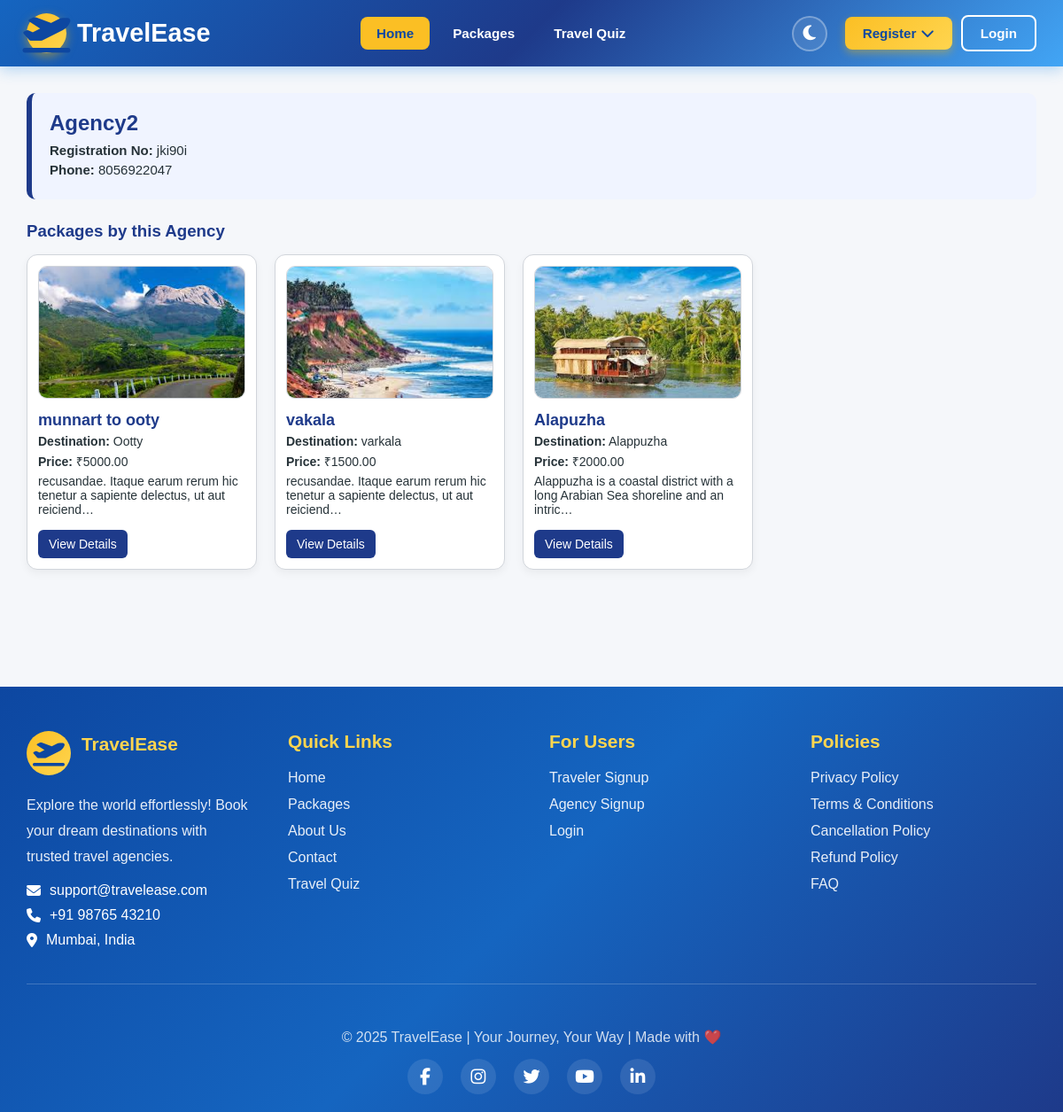
The page /agency/agency/3/ on the database its author committed.
### agency/models.py (models this page shows, shortened)
class AgencyProfile(models.Model):
    user = models.OneToOneField(settings.AUTH_USER_MODEL, on_delete=models.CASCADE)
    agency_name = models.CharField(max_length=150)
    registration_number = models.CharField(max_length=100)
    agency_address = models.CharField(max_length=255, blank=True, null=True)
    phone_number = models.CharField(max_length=20, blank=True, null=True)
    description = models.TextField(blank=True, null=True)
    contact_email = models.EmailField(null=True, blank=True)

class Travelpackage(models.Model):
    agency = models.ForeignKey(AgencyProfile, on_delete=models.CASCADE, related_name='packages')
    destination = models.ForeignKey(Destination, on_delete=models.CASCADE, related_name='packages')
    package_name = models.CharField(max_length=150)
    price = models.DecimalField(max_digits=10, decimal_places=2)
    duration = models.CharField(max_length=50, help_text="e.g. 5 Days / 4 Nights")
    description = models.TextField()
    image = models.ImageField(upload_to='packages/', blank=True, null=True)
    created_at = models.DateTimeField(default=timezone.now)
    people_count=models.PositiveIntegerField(default=1)
    package_type = models.CharField(max_length=20, choices=PACKAGE_TYPES, null=True, blank=True)
    climate = models.CharField(max_length=50, blank=True, null=True)  # e.g. 'cold', 'warm', 'tropical'
    activity_type = models.CharField(max_length=50, blank=True, null=True)  # e.g. 'adventure', 'relaxation'

### app_admin/models.py (models this page shows, shortened)
class Destination(models.Model):
    name = models.CharField(max_length=200)
    description = models.TextField()
    image = models.ImageField(upload_to='destinations/')  # requires MEDIA setup
    location = models.CharField(max_length=200, blank=True)

### agency/views.py (the view)
# urls.py: path('agency/<int:agency_id>/', views.agency_detail, name='agency_detail'),
def agency_detail(request, agency_id):
    agency = get_object_or_404(AgencyProfile, id=agency_id)
    return render(request, 'agency/agency_detail.html', {'agency': agency})

### templates/agency/agency_detail.html (shortened to what this page needs)
{% extends 'base.html' %}
{% block content %}
<div class="agency-header">
    <h2>{{ agency.agency_name }}</h2>
    <p><strong>Registration No:</strong> {{ agency.registration_number }}</p>
    {% if agency.phone_number %}
        <p><strong>Phone:</strong> {{ agency.phone_number }}</p>
    {% endif %}
</div>
<h3 class="package-section-title">Packages by this Agency</h3>
{% if agency.packages.all %}
    <div class="package-container">
        {% for pkg in agency.packages.all %}
            <div class="pkg-card">
                {% if pkg.image %}
                    <img src="{{ pkg.image.url }}" class="pkg-img" alt="{{ pkg.package_name }}">
                {% else %}
                    <div class="no-img-box">No Image</div>
                {% endif %}
                <h3>{{ pkg.package_name }}</h3>
                <p><strong>Destination:</strong> {{ pkg.destination.name }}</p>
                <p><strong>Price:</strong> ₹{{ pkg.price }}</p>
                <p>{{ pkg.description|truncatechars:80 }}</p>
                <a href="{% url 'package_detail' pkg.id %}" class="pkg-link">View Details</a>
            </div>
        {% endfor %}
    </div>
{% else %}
    <p>No packages available for this agency.</p>
{% endif %}
{% endblock %}

### templates/base.html (style rules this page uses)
:root { --blue: #1E88E5; --blue-light: #42A5F5; --blue-dark: #1565C0; --navy: #0D47A1; --gold: #F4B400; --gold-light: #FFD54F; --gold-dark: #F9A825; --white: #FFFFFF; --gray-light: #F5F7FA; --text-primary: #263238; --text-secondary: #546E7A; --bg-primary: #FFFFFF; --bg-secondary: #F5F7FA; --card-bg: #FFFFFF; --shadow: rgba(30, 136, 229, 0.1); --dropdown-bg: #FFFFFF; --dropdown-text: #263238; }
* { margin: 0; padding: 0; box-sizing: border-box; }
body { font-family: 'Segoe UI', Tahoma, Geneva, Verdana, sans-serif; background: var(--bg-secondary); color: var(--text-primary); transition: background-color 0.3s ease, color 0.3s ease; }
body, html { margin: 0; padding: 0; min-height: 100vh; background: var(--bg-secondary); color: var(--text-primary); font-family: Arial, sans-serif; }

### templates/agency/agency_detail.html (style rules this page uses)
:root { --blue: #1E3A8A; --gold: #FBBF24; --white: #FFFFFF; --light-blue: #F0F4FF; --border: #D1D5DB; }
.agency-header { background: var(--light-blue); padding: 20px; border-radius: 10px; border-left: 6px solid var(--blue); margin-bottom: 25px; }
.agency-header h2 { margin-bottom: 8px; color: var(--blue); font-weight: 700; }
.agency-header p { margin: 5px 0; font-size: 15px; }
.package-section-title { color: var(--blue); font-weight: bold; margin: 25px 0 15px; }
.package-container { display: flex; flex-wrap: wrap; gap: 20px; }
.pkg-card { width: 260px; background: var(--white); border: 1px solid var(--border); border-radius: 12px; box-shadow: 0 4px 10px rgba(0,0,0,0.05); padding: 12px; transition: 0.3s ease; }
.pkg-card h3 { margin: 10px 0 5px; color: var(--blue); font-size: 18px; font-weight: 600; }
.pkg-card p { margin: 5px 0; font-size: 14px; }
.pkg-img { width: 100%; height: 150px; object-fit: cover; border-radius: 10px; border: 1px solid var(--border); }
.pkg-link { display: inline-block; margin-top: 10px; padding: 8px 12px; font-size: 14px; background: var(--blue); color: var(--white); border-radius: 6px; text-decoration: none; transition: 0.3s ease; }

### rows shown on the page
AgencyProfile: agency_name "Agency2", registration_number "jki90i", phone_number "8056922047"
Travelpackage: image (picture), package_name "munnart to ooty", destination.name "Ootty", price "5000.00", description "recusandae. Itaque earum rerum hic tenetur a sapiente delectus, ut aut reiciend…"
Travelpackage: image (picture), package_name "vakala", destination.name "varkala", price "1500.00", description "recusandae. Itaque earum rerum hic tenetur a sapiente delectus, ut aut reiciend…"
Travelpackage: image (picture), package_name "Alapuzha", destination.name "Alappuzha", price "2000.00", description "Alappuzha is a coastal district with a long Arabian Sea shoreline and an intric…"
